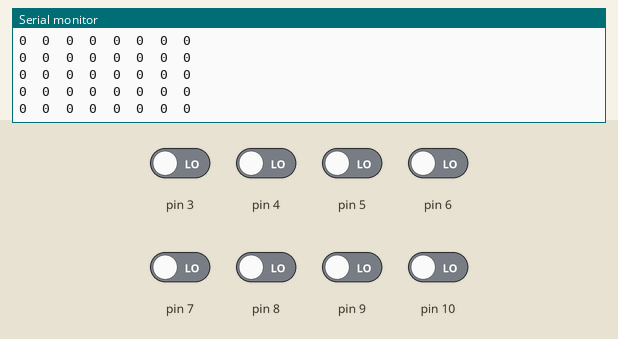
Recording of a sketch running on a simulated Arduino Uno, built with avr-gcc and run on an emulated ATmega328P. Shown: the last lines printed to the serial monitor. The inputs (shaded band) are chosen by the test bench; at power-on: pin 3–10 LOW.

Above: at 13.2 s.
13.3 s: pin 3 driven HIGH
At 14.4 s:
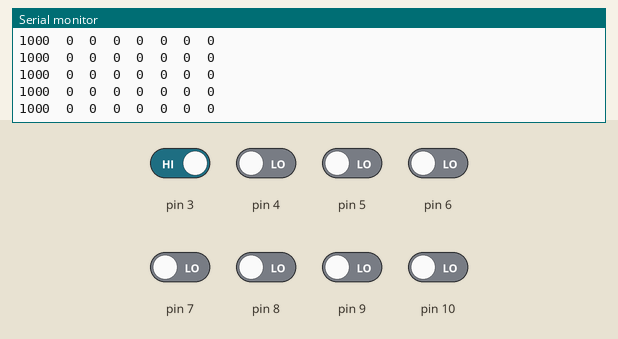
16.3 s: pin 4 driven HIGH
At 17.0 s:
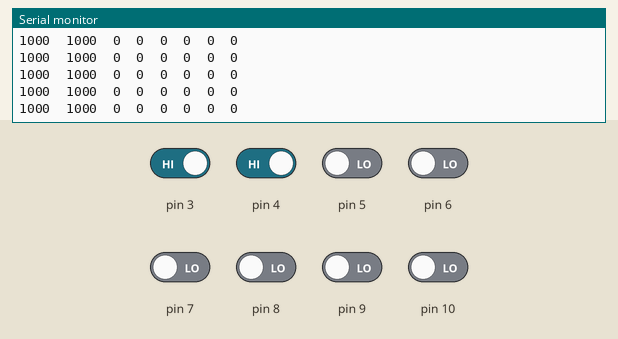
19.3 s: pin 5 driven HIGH
At 20.3 s:
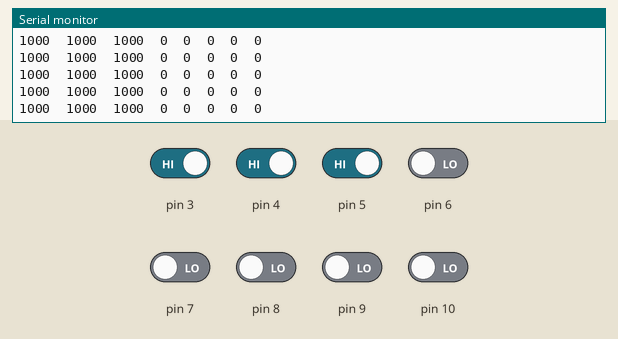
22.3 s: pin 3 driven LOW
At 23.4 s:
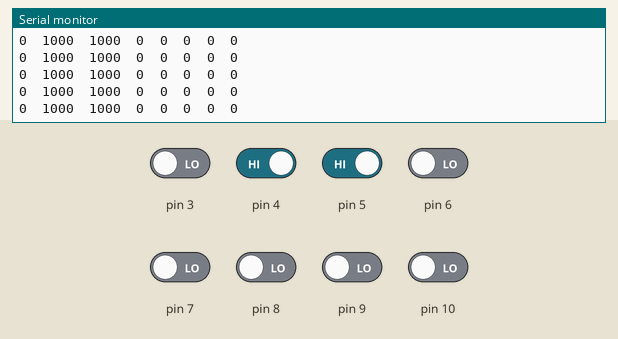
25.3 s: pin 4 driven LOW
At 25.8 s:
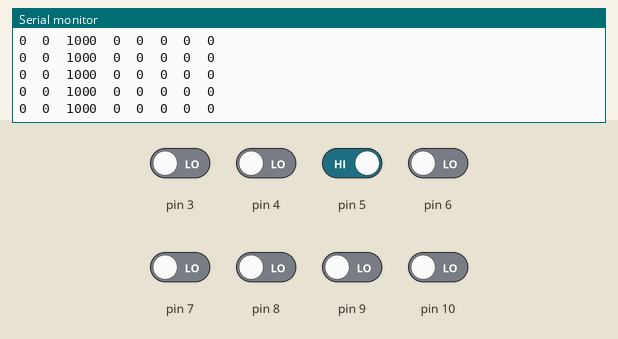
28.3 s: pin 6 driven HIGH
At 28.9 s:
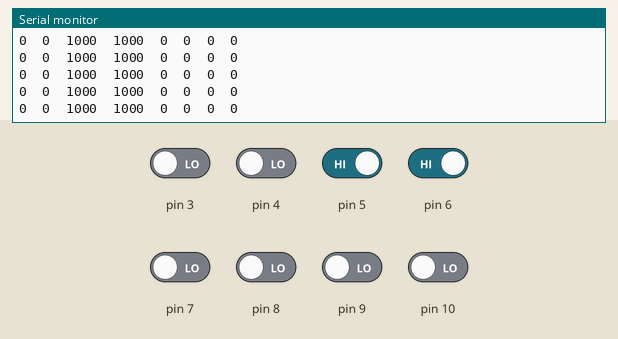

Measured:
- after the input at 13.3 s, the serial monitor: prints a new line after 0.08 s (image 1)
- after the input at 16.3 s, the serial monitor: prints a new line after 0.07 s (image 2)
- after the input at 19.3 s, the serial monitor: prints a new line after 0.09 s (image 3)
- after the input at 22.3 s, the serial monitor: prints a new line after 0.09 s (image 4)
- after the input at 25.3 s, the serial monitor: prints a new line after 0.08 s (image 5)
- after the input at 28.3 s, the serial monitor: prints a new line after 0.08 s (image 6)

The sketch:

trial.ino
```cpp
#include <QTRSensors.h>
#define NUM_SENSORS   8
#define TIMEOUT       2500
#define EMITTER_PIN   QTR_NO_EMITTER_PIN
QTRSensorsRC qtrrc((unsigned char[]) {3, 4, 5, 6, 7, 8, 9, 10},NUM_SENSORS, TIMEOUT, EMITTER_PIN);
unsigned int sensorValues[NUM_SENSORS];
unsigned int line_position=0;

void setup()
{

  Serial.begin(9600);
  delay(2000);
  for (int i = 0; i <= 400; i++)  // begin calibration cycle to last about 2.5 seconds (100*25ms/call)
  {

    // auto calibration sweeping left/right, tune 'calSpeed' motor speed at declaration


    qtrrc.calibrate();       // reads all sensors with the define set 2500 microseconds (25 milliseconds) for sensor outputs to go low.
  }
  line_position = qtrrc.readLine(sensorValues);
}

void loop()
{
  line_position = qtrrc.readLine(sensorValues);

   Serial.print("\n");

   Serial.print(sensorValues[0]);
    Serial.print("\t");
    Serial.print(sensorValues[1]);
    Serial.print("\t");
    Serial.print(sensorValues[2]);
    Serial.print("\t");
    Serial.print(sensorValues[3]);
    Serial.print("\t");
    Serial.print(sensorValues[4]);
    Serial.print("\t");
Serial.print(sensorValues[5]);
    Serial.print("\t");
Serial.print(sensorValues[6]);
    Serial.print("\t");
   Serial.print(sensorValues[7]);

   Serial.print("\n");
}
```
